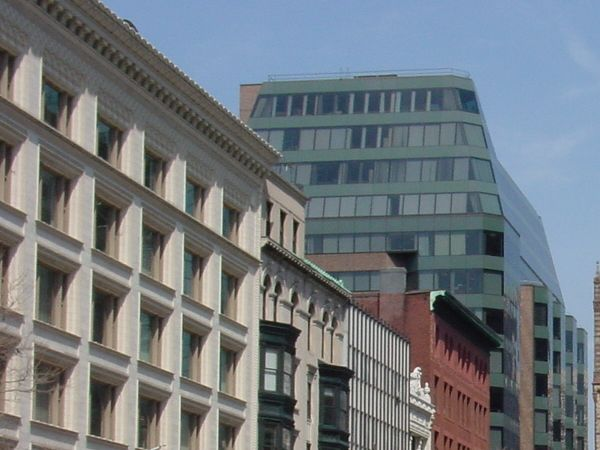
#> input picture Multimedia_analysis/IMG_building.jpg, 600 x 450 px
$ python hough_transform.py
#> lines starting #> are read from the running program, lines starting #| are printed output that depends on the picture; after the words box and inside, x2 and y2 are one past the last pixel; in counts of white or black regions, pixels touching at a corner belong together
import numpy as np
import matplotlib.pyplot as plt
import os
import cv2

def linear_detector_hough(img):
    imgsize = img.shape
    ThetaDim = 90
    DistStep = 1
    MaxDist = np.sqrt(imgsize[0]**2 + imgsize[1]**2)

    DistDim = int(np.ceil(MaxDist/DistStep))

    halfThetaWindowSize = 2
    halfDistWindowSize = int(DistDim/50)
    accumulator = np.zeros((ThetaDim,DistDim))

    sinTheta = [np.sin(t*np.pi/ThetaDim) for t in range(ThetaDim)]
    cosTheta = [np.cos(t*np.pi/ThetaDim) for t in range(ThetaDim)]

    for i in range(imgsize[0]):
        for j in range(imgsize[1]):
            if not edge[i,j] == 0:
                for k in range(ThetaDim):
                    accumulator[k][int(round((i*cosTheta[k]+j*sinTheta[k])*DistDim/MaxDist))] += 1

    M = accumulator.max()

    threshold = int(M*3/10)
    result = np.array(np.where(accumulator > threshold)) # 阈值化
    temp = [[],[]]
    for i in range(result.shape[1]):
        eight_neiborhood = accumulator[max(0, result[0,i] - halfThetaWindowSize + 1):min(result[0,i] + halfThetaWindowSize, accumulator.shape[0]), max(0, result[1,i] - halfDistWindowSize + 1):min(result[1,i] + halfDistWindowSize, accumulator.shape[1])]
        if (accumulator[result[0,i],result[1,i]] >= eight_neiborhood).all():
            temp[0].append(result[0,i])
            temp[1].append(result[1,i])

    result = np.array(temp)    # 非极大值抑制

    result = result.astype(np.float64)
    result[0] = result[0]*np.pi/ThetaDim
    result[1] = result[1]*MaxDist/DistDim

    return result


def drawLines(lines,edge,color = (255,0,0),err = 3):
    if len(edge.shape) == 2:
        result = np.dstack((edge,edge,edge))
    else:
        result = edge
    Cos = np.cos(lines[0])
    Sin = np.sin(lines[0])

    for i in range(edge.shape[0]):
        for j in range(edge.shape[1]):
            e = np.abs(lines[1] - i*Cos - j*Sin)
            if (e < err).any():
                result[i,j] = color

    return result


img = cv2.imread('IMG_building.jpg',0)
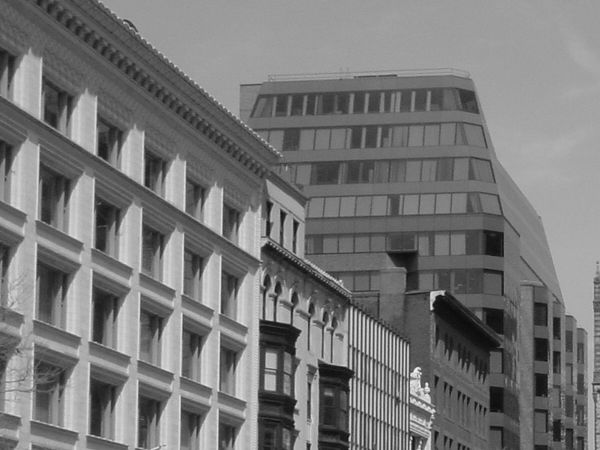
#> img: shape (450, 600); min 8, max 245, mean 119.8
blurred = cv2.GaussianBlur(img, (3, 3), 0)
plt.imshow(blurred,cmap='gray')
plt.axis('off')
plt.show()


edge = cv2.Canny(img, 200, 230)
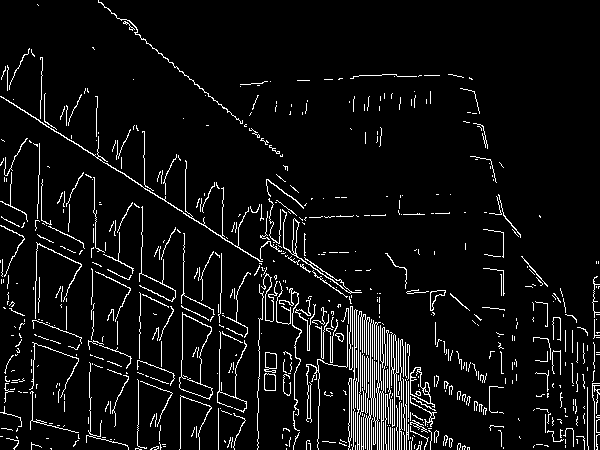
#> edge: shape (450, 600); 6.2% white in thin lines or dots

plt.imshow(edge,cmap='gray')
lines = linear_detector_hough(edge)
#> after the loop in linear_detector_hough, `for i in range(imgsize[0]):`:
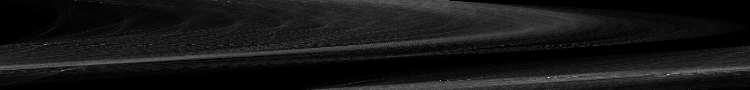
#> accumulator: shape (90, 750) float64; min 0, max 255, mean 22.3
final_img = drawLines(lines,blurred)
#> in drawLines, `Cos = np.cos(lines[0])`: Cos = 66 values, max 1 at index 0, min -0.999 at index 64, mean -0.321
#> in drawLines, `Sin = np.sin(lines[0])`: Sin = 66 values, max 1 at index 19, min 0 at index 0, mean 0.55
#> after the loop in drawLines, `for i in range(edge.shape[0]):`:
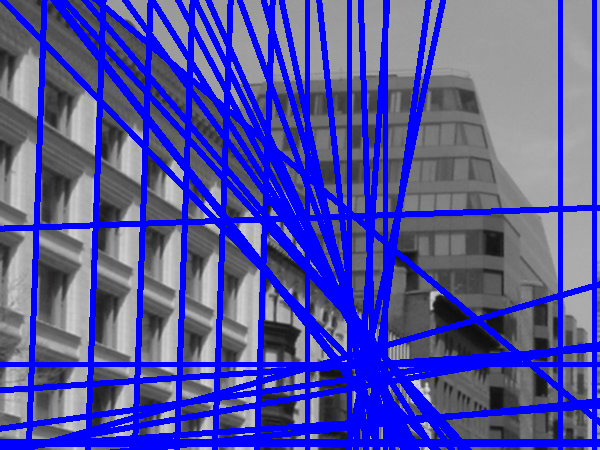
#> result: shape (450, 600, 3); mean of channels 0, 1, 2 164, 81.3, 81.3; drawn as B, G, R

cv2.imwrite('IMG_Building1.jpeg', final_img, [cv2.IMWRITE_JPEG_QUALITY,80])

$ run again, with Multimedia_analysis/1-004-1.jpg copied over Multimedia_analysis/IMG_building.jpg
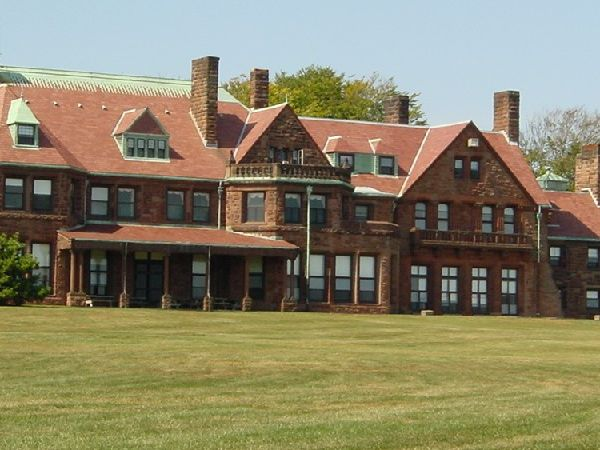
#> input picture Multimedia_analysis/1-004-1.jpg, 600 x 450 px
#> edge: shape (450, 600); 5.8% white in thin lines or dots, all inside (x1, y1, x2, y2) = (0, 56, 600, 450)
#> after the loop in linear_detector_hough, `for i in range(imgsize[0]):`:
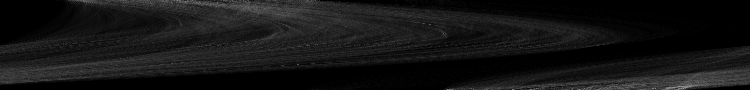
#> accumulator: shape (90, 750) float64; min 0, max 164, mean 20.9
#> Cos = 179 values, max 1 at index 0, min -0.999 at index 172, mean 0.0296
#> Sin = 179 values, max 1 at index 85, min 0 at index 0, mean 0.594
#> after the loop in drawLines, `for i in range(edge.shape[0]):`:
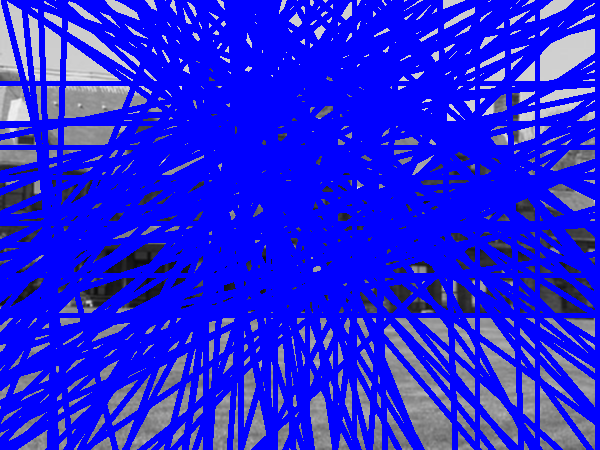
#> result: shape (450, 600, 3); mean of channels 0, 1, 2 227.9, 31.1, 31.1; drawn as B, G, R

$ run again, with Multimedia_analysis/1-004-2.jpg copied over Multimedia_analysis/IMG_building.jpg
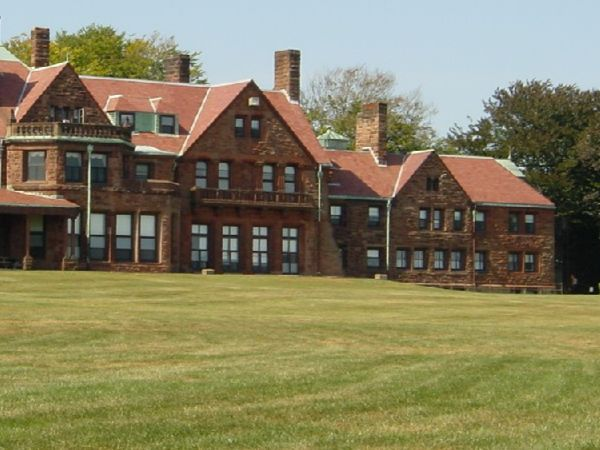
#> input picture Multimedia_analysis/1-004-2.jpg, 600 x 450 px
#> edge: shape (450, 600); 4.5% white in thin lines or dots
#> after the loop in linear_detector_hough, `for i in range(imgsize[0]):`:
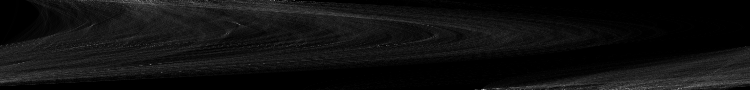
#> accumulator: shape (90, 750) float64; min 0, max 196, mean 16.1
#> Cos = 71 values, max 1 at index 0, min -0.999 at index 69, mean -0.103
#> Sin = 71 values, max 1 at index 29, min 0 at index 0, mean 0.385
#> after the loop in drawLines, `for i in range(edge.shape[0]):`:
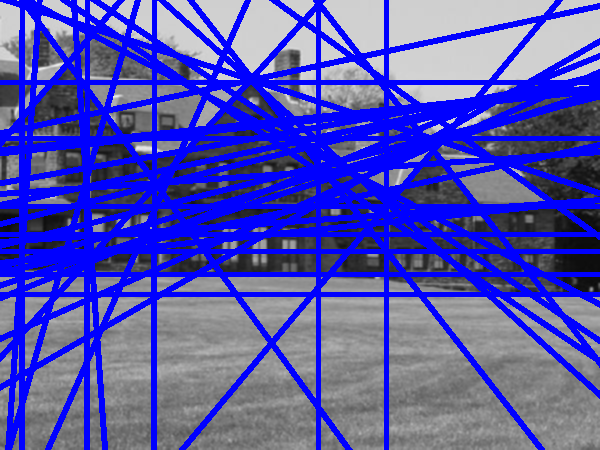
#> result: shape (450, 600, 3); mean of channels 0, 1, 2 178.5, 81.5, 81.5; drawn as B, G, R
